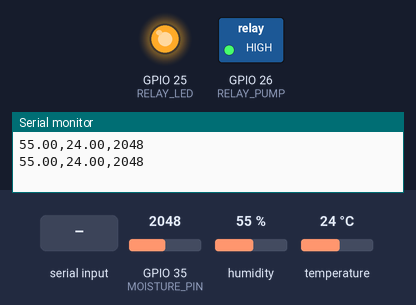
Simulated run of this sketch. Board: ESP32. Shown: switched loads named in the sketch (green lamp = pin HIGH), output pins drawn as LEDs (lit = HIGH), the last lines printed to the serial monitor. The inputs (shaded band) are chosen by the test bench; at power-on: GPIO 35 (MOISTURE_PIN) = 2048, humidity 55 %, temperature 24 °C.

Above: at 2.8 s.
2.9 s: "PUMP_ON\n" received over Serial
At 4.9 s:
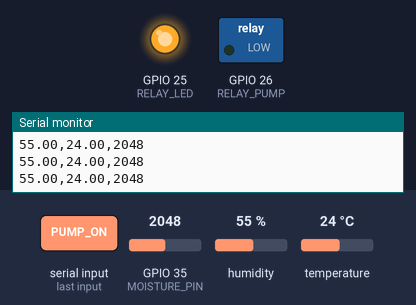
5.6 s: "LED_ON\n" received over Serial
At 7.3 s:
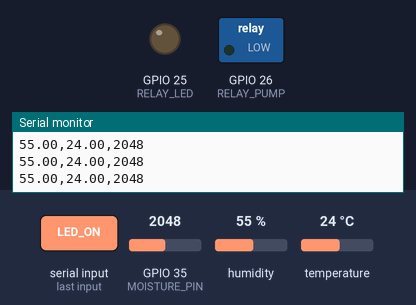
8.3 s: "PUMP_OFF\n" received over Serial
At 10.8 s:
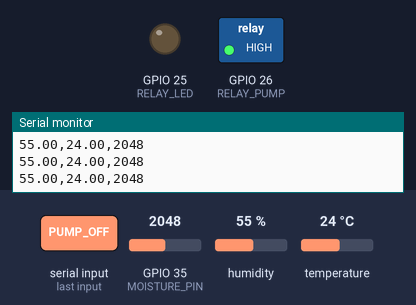
11.6 s: "LED_OFF\n" received over Serial
At 13.2 s:
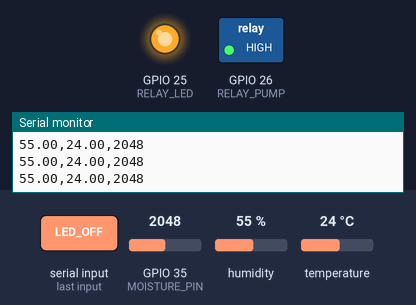
Timing chart, 0 to 14.7 s (numbered marks = the images above; inputs shaded):
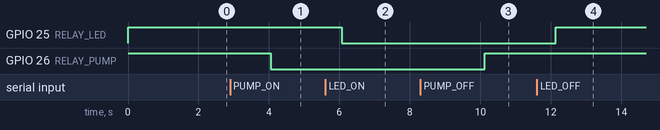

The sketch:

esp32_hydroponics.ino
```cpp
#include "DHT.h"

#define DHTPIN 4
#define DHTTYPE DHT11

#define MOISTURE_PIN 35

#define RELAY_PUMP 26
#define RELAY_LED 25

DHT dht(DHTPIN, DHTTYPE);

void setup() {

Serial.begin(115200);
dht.begin();

pinMode(RELAY_PUMP, OUTPUT);
pinMode(RELAY_LED, OUTPUT);

digitalWrite(RELAY_PUMP, HIGH);
digitalWrite(RELAY_LED, HIGH);

}

void loop() {

float humidity = dht.readHumidity();
float temperature = dht.readTemperature();
int moisture = analogRead(MOISTURE_PIN);

Serial.print(humidity);
Serial.print(",");
Serial.print(temperature);
Serial.print(",");
Serial.println(moisture);

delay(2000);

if (Serial.available()) {

String cmd = Serial.readStringUntil('\n');

if (cmd == "PUMP_ON") digitalWrite(RELAY_PUMP, LOW);
if (cmd == "PUMP_OFF") digitalWrite(RELAY_PUMP, HIGH);

if (cmd == "LED_ON") digitalWrite(RELAY_LED, LOW);
if (cmd == "LED_OFF") digitalWrite(RELAY_LED, HIGH);

}

}
```

Measured:
- after the input at 2.9 s, GPIO 26 (RELAY_PUMP): HIGH → LOW after 1.1 s
- after the input at 5.6 s, GPIO 25 (RELAY_LED): HIGH → LOW after 0.47 s
- after the input at 8.3 s, GPIO 26 (RELAY_PUMP): LOW → HIGH after 1.8 s
- after the input at 11.6 s, GPIO 25 (RELAY_LED): LOW → HIGH after 0.54 s
